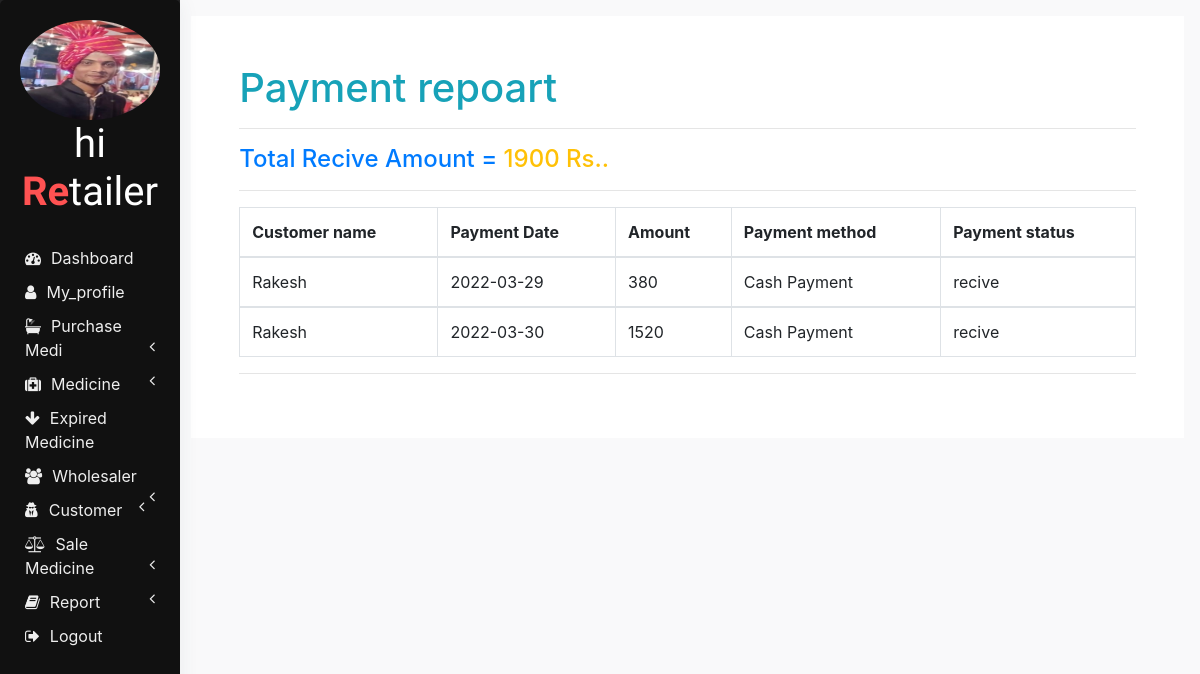
/db.php?payment (signed in), run on the app's committed database.
### tables this page shows
CREATE TABLE `users` (
  `uid` int(11) NOT NULL,
  `name` varchar(200) NOT NULL,
  `mobile` varchar(200) NOT NULL,
  `email` varchar(200) NOT NULL,
  `password` varchar(200) NOT NULL DEFAULT '123',
  `address` varchar(200) NOT NULL,
  `img` varchar(200) NOT NULL,
  `role` varchar(200) NOT NULL
);

CREATE TABLE `sales` (
  `saleid` int(11) NOT NULL,
  `salerid` varchar(200) NOT NULL,
  `reciverid` varchar(200) NOT NULL,
  `mname` varchar(200) NOT NULL,
  `mcategory` varchar(200) NOT NULL,
  `date` date NOT NULL DEFAULT current_timestamp(),
  `qty` varchar(200) NOT NULL,
  `mrp` varchar(200) NOT NULL,
  `sale_price` varchar(200) NOT NULL,
  `totalamount` int(11) NOT NULL,
  `payment_type` varchar(200) NOT NULL,
  `payment_status` varchar(200) NOT NULL DEFAULT 'recive'
);

### payment.php (the view)
<?php
   $uid=$_SESSION['uid'];
   $role=$_SESSION['role'];
   if($role=='1')
    {
      include 'company.php';
    }
    elseif($role=='2')
    {
      include 'distributorheader.php';
    }
    elseif($role=='3')
    {
      include 'wholesalerheader.php';
    }
    elseif($role=='4')
    {
      include 'retailerheader.php';
    }
    $sql1="SELECT SUM(totalamount) AS pnt FROM sales where payment_status='recive' and salerid='$uid'";
    $res1=mysqli_query($con,$sql1);
    $ta=mysqli_fetch_array($res1);
?>
<div class="page-wrapper p-3">
    <div class="container-fluid bg-white p-5">
        <div class="row">
            <div class="col-lg-12">
                <h1 class='text-info'>Payment repoart</h1>
                <hr>
                <h4 class="text-primary">Total Recive Amount = <span class="text-warning"><?php echo $ta['pnt']; ?> Rs..</span></h4>
               <hr>
                <table class="table table-bordered">
                        <thead>
                            <tr>
                                <?php
                                if($role=='1')
                                {
                                   echo'<th>Distributer name</th>';
                                }
                                elseif($role=='2')
                                {
                                   echo'<th>Wholesaler name</th>';
                                }
                                elseif($role=='3')
                                {
                                   echo'<th>Retailer name</th>';
                                }
                                elseif($role=='4')
                                {
                                   echo'<th>Customer name</th>';
                                }
                                ?>
                                <th>Payment Date</th>
                                <th>Amount</th>
                                <th>Payment method</th>
                                <th>Payment status</th>
                            </tr>
                        </thead>
                        <?php
                         $sql="SELECT sales.date,sales.totalamount,sales.payment_type,sales.payment_status,users.name from (sales INNER JOIN users on sales.reciverid = users.uid) where sales.salerid='$uid'";
                         $res=mysqli_query($con,$sql);
                            foreach($res as $row)
                            {
                                $name=$row['name'];
                                $date=$row['date'];
                                $tamount=$row['totalamount'];
                                $pmethod=$row['payment_type'];
                                $ps=$row['payment_status'];
                        ?>
                        <tbody>
                            <tr>
                                <td><?php echo $name;?></td>
                                <td><?php echo $date;?></td>
                                <td><?php echo $tamount;?></td>
                                <td><?php echo $pmethod;?></td>
                                <td><?php echo $ps;?></td>
                            </tr>
                        </tbody>
                        <?php } ?>
                </table>
                <hr>
            </div>
        </div>
    </div>
</div>

### retailerheader.php (shortened to what this page needs)
<?php
    $id=$_SESSION['uid'];
    $sql="select name,img from users where uid='$id'";
    $res=mysqli_query($con,$sql);
    $row=mysqli_fetch_array($res);
    $name=$row['name'];
    $img=$row['img'];
?>
<!DOCTYPE html>
<html lang="en" dir="ltr">
  <head>
        <link rel="stylesheet" href="bootstrap/css/bootstrap.min.css">
        <link rel="stylesheet" href="https://use.fontawesome.com/releases/v5.3.1/css/all.css">
        <link rel="stylesheet" href="https://cdnjs.cloudflare.com/ajax/libs/font-awesome/4.7.0/css/font-awesome.min.css">
        <link rel="stylesheet" href="css/sidenav.css">
        <link rel="stylesheet" href="css/profile.css">
        <link rel="stylesheet" href="css/home.css">
    </head>
    <body>
        <div class="sidenav">
            <div class="card">
                <div class="card-body">
                <div class="logo">
                    <img src="<?php echo $img;?>" class="profile" height="100px" width="140px"/>
                    <h1 class="logo-caption"><?php echo $name;?><br><span class="tweak">Re</span>tailer</h1>
                </div>
                <div class="main-menu-item">
                    <a href="db.php?dashboard"><i class="fa fa-dashboard"></i><span>Dashboard</span></a>
                </div>
                <div class="main-menu-item">
                    <a href="db.php?myprofile"><i class="fa fa-user" aria-hidden="true"></i><span>My_profile</span></a>
                </div>
                <div id="abhi" class="main-menu-item" onclick="showhide(this.id);">
                    <a href="#">
                       <i class="fa fa-bath" aria-hidden="true"></i><span>Purchase Medi</span>
                        <span class="pull-right-container">
                            <i class="fa fa-angle-left pull-right"></i>
                        </span>
                    </a>
                </div>
                 <div id="third" class="main-menu-item" onclick="showhide(this.id);">
                    <a href="#">
                    <i class="fa fa-medkit" aria-hidden="true"></i></i><span>Medicine</span>
                        <span class="pull-right-container">
                            <i class="fa fa-angle-left pull-right"></i>
                        </span>
                    </a>
                </div>
                <div class="main-menu-item">
                    <a href="db.php?ex"><i class="fa fa-arrow-down" aria-hidden="true"></i><span>Expired Medicine</span></a>
                </div>
               <div id="abhii" class="main-menu-item" onclick="showhide(this.id);">
                    <a href="#">
                       <i class="fa fa-users" aria-hidden="true"></i><span>Wholesaler</span>
                        <span class="pull-right-container">
                            <i class="fa fa-angle-left pull-right"></i>
                        </span>
                    </a>
                </div>
                <div id="abhiii" class="main-menu-item" onclick="showhide(this.id);">
                    <a href="#">
                    <i class="fa fa-user-secret" aria-hidden="true"></i><span>Customer</span>
                        <span class="pull-right-container">
                            <i class="fa fa-angle-left pull-right"></i>
                        </span>
                    </a>
                </div>
                <div id="first" class="main-menu-item" onclick="showhide(this.id);">
                    <a  href="#">
                        <i class="fa fa-balance-scale"></i><span>Sale Medicine</span>
                        <span class="pull-right-container">
                            <i class="fa fa-angle-left pull-right"></i>
                        </span>
                    </a>
                </div>
                <div id="sixth" class="main-menu-item" onclick="showhide(this.id);">
                    <a href="#">
                        <i class="fa fa-book"></i><span>Report</span>
                        <span class="pull-right-container">
                            <i class="fa fa-angle-left pull-right"></i>
                        </span>
                    </a>
                </div>
                <div class="main-menu-item">
                    <a href="db.php?logout"><i class="fa fa-sign-out" aria-hidden="true"></i><span>Logout</span></a>
                </div>
               </div>
            </div>
        </div>
</body>
</html>

### css/sidenav.css (style rules this page uses)
body { background-color: #f1f3f6; }
.sidenav { width: 15%; height: 100vh; background-color: #222222; position: fixed; z-index: 1; flex: 1 0 auto; }
.card { width: 100%; height: 100%; top: 0; border-radius: 0; background-color: #111111; }
.logo .logo-caption { font-family: 'Poiret One', cursive; color: #ffffff; text-align: center; margin-bottom: 25px; }
.logo .profile { margin-left: 50%; border-radius: 50%; transform: translate(-50%); }
.logo .tweak { color: #ff5252; font-weight: bold; }
.main-menu-item { padding: 5px 5px; cursor: pointer; }
.main-menu-item > a { color: #eeeeee; text-decoration: none; font-size: 16px; }
.main-menu-item > a > span { margin-left: 10px; }

### css/profile.css (style rules this page uses)
body { background-color: #f9f9fa }
.card { border-radius: 5px; -webkit-box-shadow: 0 1px 20px 0 rgba(69, 90, 100, 0.08); box-shadow: 0 1px 20px 0 rgba(69, 90, 100, 0.08); border: none; margin-bottom: 30px }

### css/home.css (style rules this page uses)
html, body { height: 100vh; }
.container-fluid { margin-left: 15%; width: 85%; background: #f1f3f6; padding: 1px 0 0 0; flex: 1 0 auto; }

### data on the page
users: img (picture), name "hi"
sales: users.name "Rakesh", date "2022-03-29", totalamount "380", payment_type "Cash Payment", payment_status "recive"
sales: users.name "Rakesh", date "2022-03-30", totalamount "1520", payment_type "Cash Payment", payment_status "recive"

### other printed values
$ta['pnt'] "1900"
